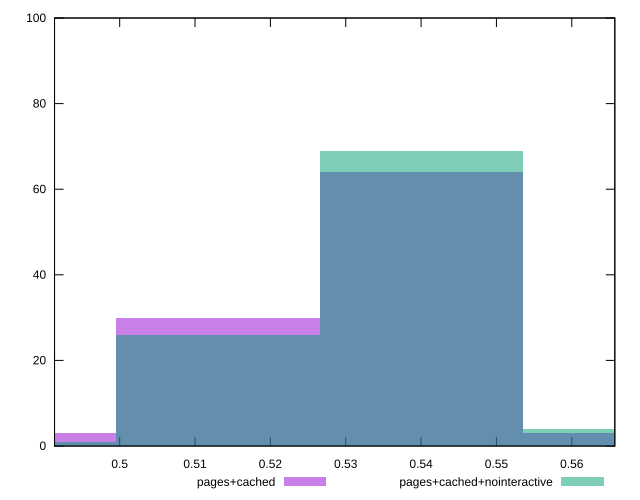

Write gnuplot code to recreate this figure.
reset

$pagesCached <<EOF
0.5130771175635616 30
0.5400811763826964 64
0.5670852352018312 3
0.48607305874442674 3
EOF

$pagesCachedNointeractive <<EOF
0.5400811763826964 69
0.5130771175635616 26
0.48607305874442674 1
0.5670852352018312 4
EOF

set key outside below
set boxwidth 0.02700405881913482
set xrange [0.4913536541653386:0.5657115031025787]
set yrange [0:100]
set trange [0:100]
set style fill transparent solid 0.5 noborder
set terminal svg size 640, 500 enhanced background rgb 'white'
set output "reprap/meta/score/comparison/histogram/2_vs_3.svg"

plot $pagesCached title "pages+cached" with boxes, \
     $pagesCachedNointeractive title "pages+cached+nointeractive" with boxes

reset
